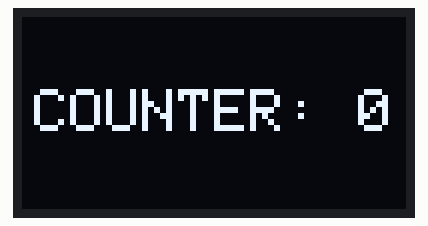
Recording of a sketch running on a simulated Arduino Uno, built with avr-gcc and run on an emulated ATmega328P. On the bench: 128×64 one-colour display.

Above: at 0.1 s.
At 4.2 s:
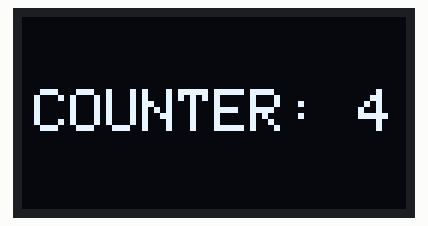
At 9.4 s:
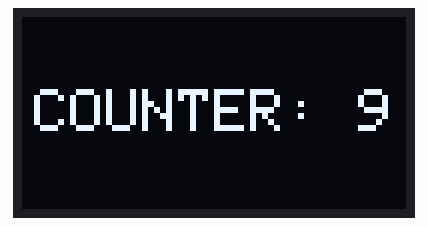
At 18.6 s:
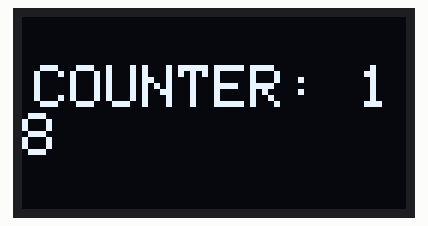
At 27.9 s:
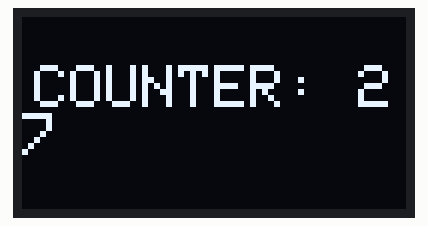
At 38.2 s:
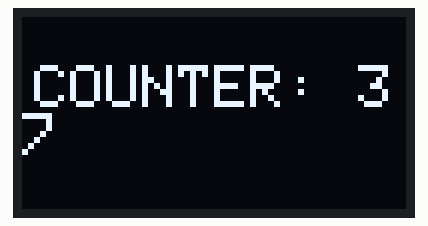

Measured:
- what the display in image 0 shows lasts 1.0 s, from 0.1 s to 1.1 s

The sketch:

oled_i2c_128x64.ino
```cpp
#include <Wire.h>
#include <Adafruit_GFX.h>
#include <Adafruit_SSD1306.h>

#define SCREEN_WIDTH 128
#define SCREEN_HEIGHT 64

Adafruit_SSD1306 display(SCREEN_WIDTH, SCREEN_HEIGHT, &Wire, -1);

int counter = 0;

void setup() {
  Serial.begin(115200);
  if (!display.begin(SSD1306_SWITCHCAPVCC, 0x3C)) {
    Serial.println(F("SSD1306 allocation failed"));
    for (;;);
  }
  display.clearDisplay();
  display.setTextSize(2);
  display.setTextColor(WHITE);
  display.display();
}

void loop() {
  display.clearDisplay();

  String text = "COUNTER: " + String(counter);
  int16_t x, y;
  uint16_t textWidth, textHeight;

  display.getTextBounds(text, 0, 0, &x, &y, &textWidth, &textHeight);

  int posX = (SCREEN_WIDTH - textWidth) / 2;
  int posY = (SCREEN_HEIGHT - textHeight) / 2;

  display.setCursor(posX, posY);
  display.print(text);
  display.display();

  counter++;
  delay(1000);
}
```
